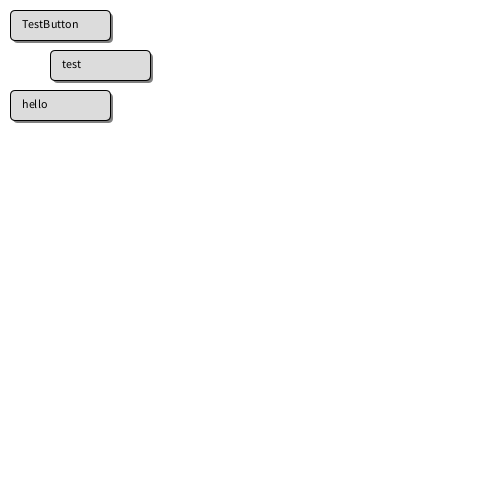
Frame 1 (no input)
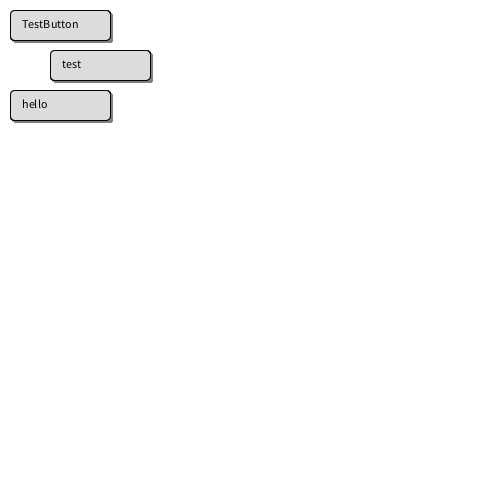
Frame 60 (the mouse pressed at the canvas centre just before this capture)
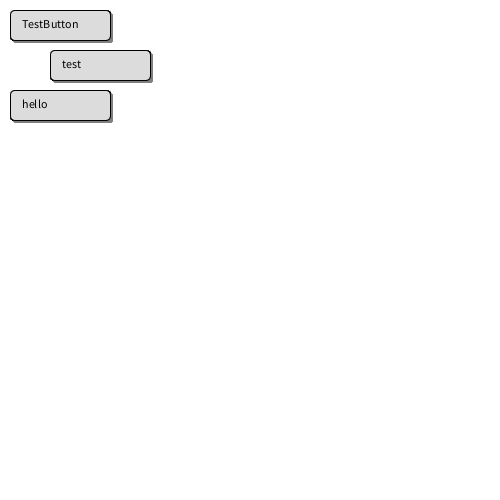
Frame 120 (the mouse held since frame 60 and released just before this capture)

The Processing sketch that drew these frames (run headless with seeded random() and noise(); from frame 60 on, the mouse is pressed at the canvas centre):

// Processing sketch: ButtonTest
// ── ButtonTest.pde
void setup(){
  size(500,500);
  background(255);
}

void draw(){
  button(10,10,100,30,"TestButton");
  button(10,90,100,30,"hello");
  button(50,50,100,30,"test");
}

void button(int x,int y,int w,int h,String bt){
  noStroke();
  fill(128);
  rect(x+3,y+3,w,h,5);
  
  //top rect
  stroke(0);
  fill(220);
  rect(x,y,w,h,5);
  
  //render text
  
  fill(0);
  text(bt,x+12,y+18);
  
}
